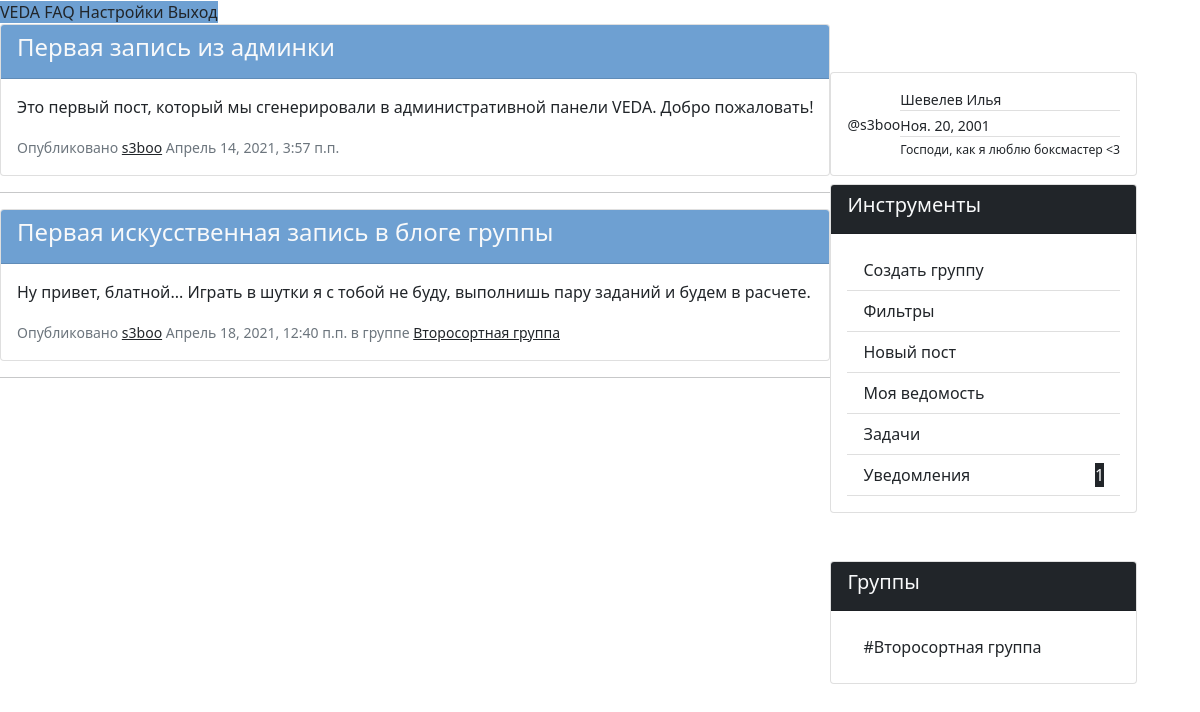
The app's page / (signed in), older data.
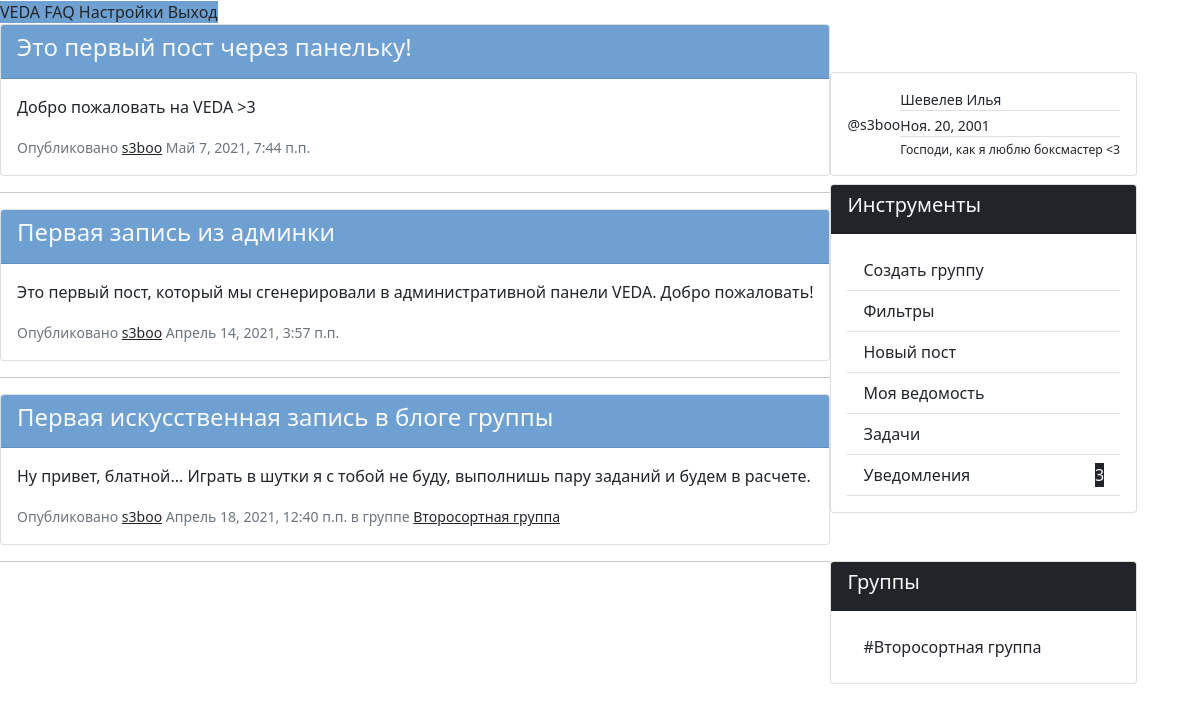
The same page, newer data.
### VEDA_application/models.py (models this page shows, shortened)
class Admin_post(models.Model):
    class Meta():
        ordering = ['-date_of_create']
    author = models.ForeignKey(
        Client,
        on_delete=models.SET_NULL,
        null=True
    ) # Автор поста, может отсутствовать
    article = models.CharField(max_length=50)                   # Заголовок поста
    text = models.TextField()                                   # Сообщение поста, неограниченное количество знаков
    date_of_create = models.DateTimeField(auto_now_add=True)    # Дата и время публикации поста

class Client(models.Model):
    def __str__(self):
        return self.user.username
    user = models.OneToOneField(
        User,
        on_delete=models.CASCADE,
    )   # Связь один-к-одному с пользователем
    father = models.ForeignKey(
        Parent,
        on_delete=models.SET_NULL,
        null=True,
        related_name='father'
    ) # Связь с родителем внешним ключем
    mother =  models.ForeignKey(
        Parent,
        on_delete=models.SET_NULL,
        null=True,
        related_name='mother'
    ) # Связь с родителем внешним ключом
    status = models.CharField(max_length=100)                       # Поле статуса (отображается в профиле пользователя)
    hobbies = models.CharField(max_length=100)                      # Поле хобби (используется куратором и отображается в профиле)
    day_of_birthday = models.DateField(null=True)                   # Поле дня рождения (используется куратором и отображается в профиле)
    adress = models.CharField(max_length=50)                        # Поле адреса (используется только куратором и не виден в профиле)
    gender = models.CharField(choices=(
        ('M', 'Male'),
        ('F', 'Female'),
        ('O', 'Other')
    ), max_length=50, null=True)
    userpic = models.ImageField(upload_to='userpics', null=True)    # Аватар пользователя

class Group_post(models.Model):
    class Meta():
        ordering = ['-date_of_create']
    group = models.ForeignKey(
        Group,
        on_delete=models.CASCADE
    ) # Группа-автор
    author = models.ForeignKey(
        Client,
        on_delete=models.SET_NULL,
        null=True
    ) # Автор поста, может отсутствовать
    article = models.CharField(max_length=50)                   # Заголовок поста
    text = models.TextField()                                   # Сообщение поста, неограниченное количество знаков
    date_of_create = models.DateTimeField(auto_now_add=True)    # Дата и время публикации поста

class Group(models.Model):
    def __str__(self):
            return self.name
    moderators = models.ManyToManyField(
        Client,
        related_name='moderators',
        blank=True,
    ) # Количество модераторов не ограничено, связаны внешней таблицей с Client
    listeners = models.ManyToManyField(
        Client,
        related_name='listeners',
        blank=True,
    ) # Количество подписчиков не ограничено, связаны внешней таблицей с Client
    name = models.CharField(max_length=40)              # Название группы
    shedule = models.FileField(upload_to='shedules')    # Расписание группы
    ratings =  models.FileField(upload_to='ratings')    # Оценки в группе
    sheet = models.FileField(upload_to='sheets')        # Вся ведомость по группе

### VEDA_application/views.py (the view)
# urls.py: path('', views.index, name="index")                            # главная страница
def index(request):
    if request.method == 'GET':
        return render(request, 'index.html', context={
            'admin_posts': models.Admin_post.objects.all(),
            'groups': models.Group.objects.filter(listeners__user__username=request.user.username),                     # группы, где есть текущий пользователь
            'group_posts': models.Group_post.objects.filter(group__listeners__user__username=request.user.username),    # посты в группах, в которых находится пользователь
            'notifications': models.Notification.objects.filter(receiver__user__username=request.user.username),        # уведомления для пользователя
            'tasks': models.Task.objects.filter(receiver__user__username=request.user.username)                         # задачи из группа для пользователя
        })

### VEDA_application/templates/index.html (shortened to what this page needs)
{% extends 'main_template.html' %}
{% load static %}
{% block application %}
  {% include 'borders_template.html' %}
  <div id="index">
    <b-container class="mt-5">
      <b-row align-h="between" class="d-flex flex-column-reverse flex-md-row">
        <b-col cols="12" {% if user.is_authenticated %} md="6" lg="8" {% endif %} class="p-0 mt-md-0 mt-3">
          <b-tabs  justified>
            <b-tab title="Блог разработчика" active class="pt-3">
              {% for post in admin_posts %}
                <div class="card card-outline-secondary mb-3">
                  <div class="card-header bg-blue text-light">
                    <h4>{{ post.article }}</h4>
                  </div>
                  <div class="card-body">
                    <p>{{ post.text }}</p>
                    <small class="text-muted">Опубликовано <a class="text-dark" href="#">{{ post.author }}</a>  {{ post.date_of_create }}</small>
                  </div>
                </div>
                <hr>
              {% endfor %}
            </b-tab>
            {% if user.is_authenticated %}
              <b-tab title="Новости из групп" class="pt-3">
                {% for post in group_posts %}
                  <div class="card card-outline-secondary mb-3">
                    <div class="card-header bg-blue text-light d-flex justify-content-between flex-column">
                      <h4 >{{ post.article }}</h4>
                    </div>
                    <div class="card-body">
                      <p>{{ post.text }}</p>
                      <small class="text-muted">Опубликовано <a class="text-dark" href="#">{{ post.author }}</a>  {{ post.date_of_create }} в группе <a href="{% url 'group' post.group.id %}" class="text-dark">{{ post.group }}</a>
                      </small>
                    </div>
                  </div>
                  <hr>
                {% endfor %}
              </b-tab>
            {% endif %}
          </b-tabs>
        </b-col>
        {% if user.is_authenticated %}
          <b-col cols="12" md=5 lg=3 class="p-0">
            {% if user.is_authenticated %}
            <div class="card card-outline-secondary mt-5">
              <div class="card-body d-flex flex-row align-items-center justify-content-around">
                <div class="flex-column">
                  <small> @{{ user.username }} </small>
                </div>
                <div class="list-group small list-group-flush">
                  <p class="list-group-item m-0 p-0">{{ user.last_name }} {{ user.first_name }}</p>
                  <p class="list-group-item m-0 mt-1 p-0">{{ user.client.day_of_birthday }}</p>
                  <small class="list-group-item m-0 mt-1 p-0">{{ user.client.status }}</small>
                </div>
              </div>
            </div>
            {% endif %}
            <div class="card card-outline-secondary m-0 mt-2">
              <div class="card-header bg-dark text-light">
                <h5>Инструменты</h5>
              </div>
              <div class="card-body">
                <div class="list-group list-group-flush">
                  <a href="{% url 'create_group' %}" class="list-group-item list-group-item-action ">Создать группу</a>
                  <a class="list-group-item list-group-item-action" href="#">Фильтры</a>
                  {% if user.is_staff %}
                    <a href="#" class="list-group-item list-group-item-action" v-b-modal.new-post>Новый пост</a>
                  {% endif %}
                  <a href="#" class="list-group-item list-group-item-action">Моя ведомость</a>
                  <a href="#task-collapse" @click.prevent v-b-toggle class="list-group-item list-group-item-action d-flex justify-content-between align-items-center">
                    Задачи {% if tasks %} <b-badge class="text-light bg-dark">{{ tasks|length }} </b-badge> {% endif %}
                  </a>
                  <a href="#notification-collapse" @click.prevent v-b-toggle class="list-group-item list-group-item-action d-flex justify-content-between align-items-center">
                    Уведомления  {% if notifications %} <b-badge class="text-light bg-dark"> {{ notifications|length }} </b-badge> {% endif %}
                  </a>
                  </div>
              </div>
            </div>
            <div class="card card-outline-secondary mt-5">
              <div class="card-header bg-dark text-light">
                <h5>Группы</h5>
              </div>
              <div class="card-body">
                <div class="list-group list-group-flush">
                  {% for group in groups %}
                    <a href="{% url 'group' group.id %}" class="list-group-item list-group-item-action ">#{{ group.name }}</a>
                  {% endfor %}
                </div>
              </div>
            </div>
          </b-col>
        {% endif %}
      </b-row>
    </b-container>
  </div>
{% endblock application %}

### VEDA_application/templates/main_template.html (shortened to what this page needs)
{% load static %}
<!DOCTYPE html>
<html lang="ru">
<head>
  <link type="text/css" rel="stylesheet" href="{% static 'bootstrap.min.css' %}" />
  <link type="text/css" rel="stylesheet" href="//unpkg.com/bootstrap-vue@latest/dist/bootstrap-vue.min.css" />
  <link rel="stylesheet" href="{% static 'bg.css' %}">
</head>
<body>
  {% block application %}{% endblock %}
</body>
</html>

### VEDA_application/templates/borders_template.html (shortened to what this page needs)
{% load static %}
<div id="bar">
  <b-navbar sticky toggleable type="dark"  class="bg-blue">
    <b-container>
      <b-navbar-brand
        href="{% url 'index' %} "
        class="mx-auto">VEDA</b-navbar-brand>
      <b-collapse id="navbar-toggle-collapse" is-nav>
        <b-navbar-nav class="ml-auto">
          <b-nav-item align="right" href="{% url 'faq' %}">
            FAQ
          </b-nav-item>
          {% if user.is_authenticated %}
            <b-nav-item align="right" href="{% url 'settings' %}">
              Настройки
            </b-nav-item>
            <b-nav-item align="right" href="{% url 'logout' %}">
              Выход
            </b-nav-item>
          {% else %}
            <b-nav-item align="right" href="{% url 'login' %}">
              Вход
              <b-icon icon="person-fill"></b-icon>
            </b-nav-item>
          {% endif %}
        </b-navbar-nav>
      </b-collapse>
    </b-container>
  </b-navbar>
</div>

### static/bg.css (style rules this page uses)
.bg-blue { background-color: #6ea0d2; }

Row changes from the older to the newer data that the page shows:
added Admin_post: article "Это первый пост через панельку!", text "Добро пожаловать на VEDA >3", author "s3boo", date_of_create "Май 7, 2021, 7:44 п.п."
Text that changed along with them:
{{ notifications|length }}: "1" → "3"
